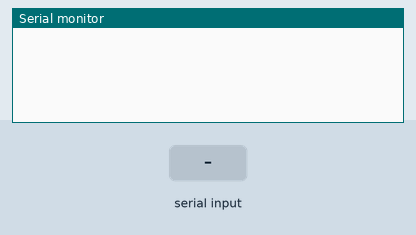
Simulated run of this sketch. Board: Arduino Uno, built with avr-gcc and run on an emulated ATmega328P. Parts: the last lines printed to the serial monitor. The inputs (shaded band) are chosen by the test bench.

Above: at 1.2 s.
1.3 s: "90,45\n" received over Serial
At 2.5 s:
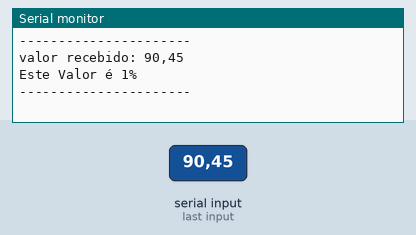
2.8 s: "5\n" received over Serial
At 3.7 s:
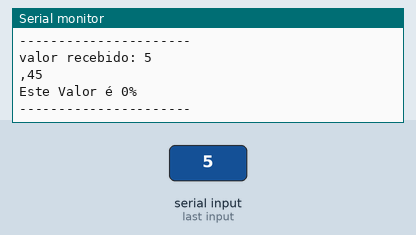

Measured:
- after the input at 1.3 s, the serial monitor: prints a new line at once (image 1)
- after the input at 2.8 s, the serial monitor: prints a new line at once (image 2)

The sketch:

MAPcomSerial.ino
```cpp
byte quantidade = 0;
char recebido[10];
void setup() {
Serial.begin(9600);
}

void loop() {
  while (Serial.available()) {
    recebido[quantidade] = Serial.read();
    quantidade++;
    delay(2);
}
if (quantidade) {
String saida = recebido;
Serial.println("----------------------");
Serial.print("valor recebido: ");
Serial.println(saida);
Serial.print("Este Valor é ");
  Serial.print(map(saida.toInt(), 0, 5682, 0, 100));
  Serial.println("%");
  Serial.println("----------------------");
  quantidade = 0;
  delay(700);
}
}
```
